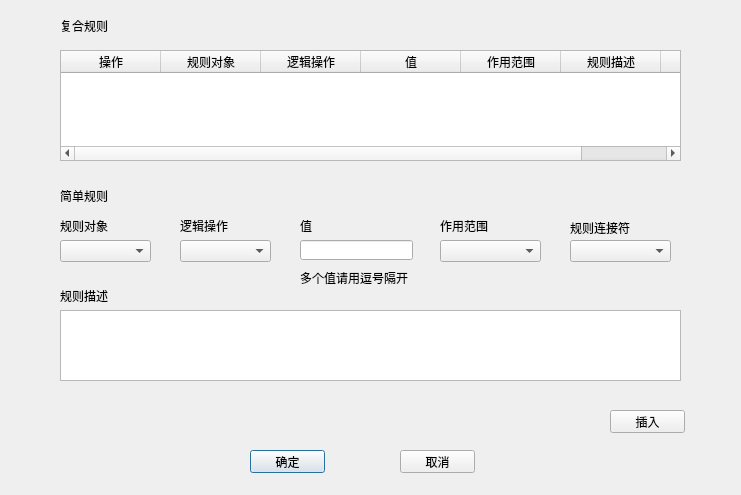
<?xml version="1.0" encoding="UTF-8"?>
<ui version="4.0">
 <class>Dialog</class>
 <widget class="QDialog" name="Dialog">
  <property name="geometry">
   <rect>
    <x>0</x>
    <y>0</y>
    <width>741</width>
    <height>495</height>
   </rect>
  </property>
  <property name="windowTitle">
   <string>Dialog</string>
  </property>
  <widget class="QLineEdit" name="lineEdit_3">
   <property name="geometry">
    <rect>
     <x>300</x>
     <y>240</y>
     <width>113</width>
     <height>20</height>
    </rect>
   </property>
  </widget>
  <widget class="QTextEdit" name="textEdit">
   <property name="geometry">
    <rect>
     <x>60</x>
     <y>310</y>
     <width>621</width>
     <height>71</height>
    </rect>
   </property>
  </widget>
  <widget class="QLabel" name="label">
   <property name="geometry">
    <rect>
     <x>60</x>
     <y>220</y>
     <width>54</width>
     <height>12</height>
    </rect>
   </property>
   <property name="text">
    <string>规则对象</string>
   </property>
  </widget>
  <widget class="QComboBox" name="comboBox">
   <property name="geometry">
    <rect>
     <x>60</x>
     <y>240</y>
     <width>91</width>
     <height>22</height>
    </rect>
   </property>
  </widget>
  <widget class="QComboBox" name="comboBox_2">
   <property name="geometry">
    <rect>
     <x>180</x>
     <y>240</y>
     <width>91</width>
     <height>22</height>
    </rect>
   </property>
  </widget>
  <widget class="QLabel" name="label_2">
   <property name="geometry">
    <rect>
     <x>180</x>
     <y>220</y>
     <width>54</width>
     <height>12</height>
    </rect>
   </property>
   <property name="text">
    <string>逻辑操作</string>
   </property>
  </widget>
  <widget class="QLabel" name="label_3">
   <property name="geometry">
    <rect>
     <x>300</x>
     <y>220</y>
     <width>54</width>
     <height>12</height>
    </rect>
   </property>
   <property name="text">
    <string>值</string>
   </property>
  </widget>
  <widget class="QComboBox" name="comboBox_3">
   <property name="geometry">
    <rect>
     <x>440</x>
     <y>240</y>
     <width>101</width>
     <height>22</height>
    </rect>
   </property>
  </widget>
  <widget class="QLabel" name="label_4">
   <property name="geometry">
    <rect>
     <x>440</x>
     <y>220</y>
     <width>54</width>
     <height>12</height>
    </rect>
   </property>
   <property name="text">
    <string>作用范围</string>
   </property>
  </widget>
  <widget class="QLabel" name="label_5">
   <property name="geometry">
    <rect>
     <x>300</x>
     <y>270</y>
     <width>111</width>
     <height>16</height>
    </rect>
   </property>
   <property name="text">
    <string>多个值请用逗号隔开</string>
   </property>
  </widget>
  <widget class="QLabel" name="label_6">
   <property name="geometry">
    <rect>
     <x>60</x>
     <y>290</y>
     <width>54</width>
     <height>12</height>
    </rect>
   </property>
   <property name="text">
    <string>规则描述</string>
   </property>
  </widget>
  <widget class="QPushButton" name="pushButton">
   <property name="geometry">
    <rect>
     <x>250</x>
     <y>450</y>
     <width>75</width>
     <height>23</height>
    </rect>
   </property>
   <property name="text">
    <string>确定</string>
   </property>
  </widget>
  <widget class="QPushButton" name="pushButton_2">
   <property name="geometry">
    <rect>
     <x>400</x>
     <y>450</y>
     <width>75</width>
     <height>23</height>
    </rect>
   </property>
   <property name="text">
    <string>取消</string>
   </property>
  </widget>
  <widget class="QLabel" name="label_7">
   <property name="geometry">
    <rect>
     <x>60</x>
     <y>20</y>
     <width>54</width>
     <height>12</height>
    </rect>
   </property>
   <property name="text">
    <string>复合规则</string>
   </property>
  </widget>
  <widget class="QTableWidget" name="tableWidget">
   <property name="geometry">
    <rect>
     <x>60</x>
     <y>50</y>
     <width>621</width>
     <height>111</height>
    </rect>
   </property>
   <column>
    <property name="text">
     <string>操作</string>
    </property>
   </column>
   <column>
    <property name="text">
     <string>规则对象</string>
    </property>
   </column>
   <column>
    <property name="text">
     <string>逻辑操作</string>
    </property>
   </column>
   <column>
    <property name="text">
     <string>值</string>
    </property>
   </column>
   <column>
    <property name="text">
     <string>作用范围</string>
    </property>
   </column>
   <column>
    <property name="text">
     <string>规则描述</string>
    </property>
   </column>
   <column>
    <property name="text">
     <string>规则连接符</string>
    </property>
   </column>
  </widget>
  <widget class="QPushButton" name="pushButton_3">
   <property name="geometry">
    <rect>
     <x>610</x>
     <y>410</y>
     <width>75</width>
     <height>23</height>
    </rect>
   </property>
   <property name="text">
    <string>插入</string>
   </property>
  </widget>
  <widget class="QLabel" name="label_8">
   <property name="geometry">
    <rect>
     <x>60</x>
     <y>190</y>
     <width>54</width>
     <height>12</height>
    </rect>
   </property>
   <property name="text">
    <string>简单规则</string>
   </property>
  </widget>
  <widget class="QLabel" name="label_9">
   <property name="geometry">
    <rect>
     <x>570</x>
     <y>220</y>
     <width>81</width>
     <height>16</height>
    </rect>
   </property>
   <property name="text">
    <string>规则连接符</string>
   </property>
  </widget>
  <widget class="QComboBox" name="comboBox_4">
   <property name="geometry">
    <rect>
     <x>570</x>
     <y>240</y>
     <width>101</width>
     <height>22</height>
    </rect>
   </property>
  </widget>
 </widget>
 <resources/>
 <connections/>
</ui>
